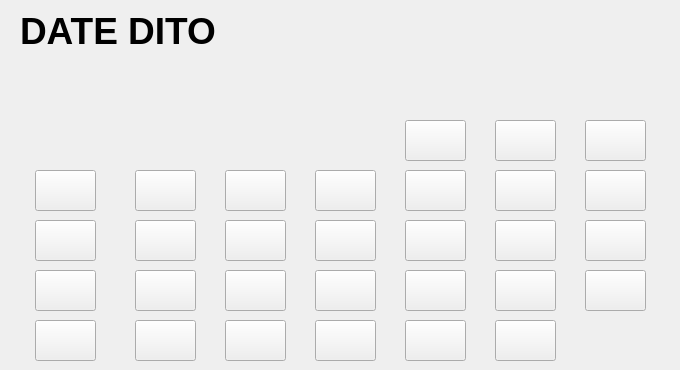
   <widget class="QWidget" name="calendar_page">
    <widget class="QLabel" name="cDate">
     <property name="geometry">
      <rect>
       <x>20</x>
       <y>-5</y>
       <width>211</width>
       <height>71</height>
      </rect>
     </property>
     <property name="font">
      <font>
       <pointsize>28</pointsize>
       <bold>true</bold>
      </font>
     </property>
     <property name="text">
      <string>DATE DITO</string>
     </property>
    </widget>
    <widget class="QLabel" name="line1">
     <property name="geometry">
      <rect>
       <x>20</x>
       <y>60</y>
       <width>651</width>
       <height>2</height>
      </rect>
     </property>
     <property name="text">
      <string/>
     </property>
     <property name="pixmap">
      <pixmap>images/main-window/black.png</pixmap>
     </property>
     <property name="scaledContents">
      <bool>true</bool>
     </property>
    </widget>
    <widget class="QLabel" name="sun">
     <property name="geometry">
      <rect>
       <x>30</x>
       <y>60</y>
       <width>80</width>
       <height>52</height>
      </rect>
     </property>
     <property name="text">
      <string/>
     </property>
     <property name="pixmap">
      <pixmap>images/main-window/days_str/52.png</pixmap>
     </property>
     <property name="scaledContents">
      <bool>true</bool>
     </property>
    </widget>
    <widget class="QLabel" name="sun_2">
     <property name="geometry">
      <rect>
       <x>125</x>
       <y>60</y>
       <width>80</width>
       <height>52</height>
      </rect>
     </property>
     <property name="text">
      <string/>
     </property>
     <property name="pixmap">
      <pixmap>images/main-window/days_str/53.png</pixmap>
     </property>
     <property name="scaledContents">
      <bool>true</bool>
     </property>
    </widget>
    <widget class="QLabel" name="sun_3">
     <property name="geometry">
      <rect>
       <x>215</x>
       <y>60</y>
       <width>80</width>
       <height>52</height>
      </rect>
     </property>
     <property name="text">
      <string/>
     </property>
     <property name="pixmap">
      <pixmap>images/main-window/days_str/54.png</pixmap>
     </property>
     <property name="scaledContents">
      <bool>true</bool>
     </property>
    </widget>
    <widget class="QLabel" name="sun_4">
     <property name="geometry">
      <rect>
       <x>305</x>
       <y>60</y>
       <width>80</width>
       <height>52</height>
      </rect>
     </property>
     <property name="text">
      <string/>
     </property>
     <property name="pixmap">
      <pixmap>images/main-window/days_str/55.png</pixmap>
     </property>
     <property name="scaledContents">
      <bool>true</bool>
     </property>
    </widget>
    <widget class="QLabel" name="sun_6">
     <property name="geometry">
      <rect>
       <x>395</x>
       <y>60</y>
       <width>80</width>
       <height>52</height>
      </rect>
     </property>
     <property name="text">
      <string/>
     </property>
     <property name="pixmap">
      <pixmap>images/main-window/days_str/56.png</pixmap>
     </property>
     <property name="scaledContents">
      <bool>true</bool>
     </property>
    </widget>
    <widget class="QLabel" name="sun_5">
     <property name="geometry">
      <rect>
       <x>485</x>
       <y>60</y>
       <width>80</width>
       <height>52</height>
      </rect>
     </property>
     <property name="text">
      <string/>
     </property>
     <property name="pixmap">
      <pixmap>images/main-window/days_str/57.png</pixmap>
     </property>
     <property name="scaledContents">
      <bool>true</bool>
     </property>
    </widget>
    <widget class="QLabel" name="sun_7">
     <property name="geometry">
      <rect>
       <x>575</x>
       <y>60</y>
       <width>80</width>
       <height>52</height>
      </rect>
     </property>
     <property name="text">
      <string/>
     </property>
     <property name="pixmap">
      <pixmap>images/main-window/days_str/58.png</pixmap>
     </property>
     <property name="scaledContents">
      <bool>true</bool>
     </property>
    </widget>
    <widget class="QLabel" name="line1_2">
     <property name="geometry">
      <rect>
       <x>20</x>
       <y>110</y>
       <width>651</width>
       <height>2</height>
      </rect>
     </property>
     <property name="text">
      <string/>
     </property>
     <property name="pixmap">
      <pixmap>images/main-window/black.png</pixmap>
     </property>
     <property name="scaledContents">
      <bool>true</bool>
     </property>
    </widget>
    <widget class="QPushButton" name="june1">
     <property name="enabled">
      <bool>true</bool>
     </property>
     <property name="geometry">
      <rect>
       <x>405</x>
       <y>120</y>
       <width>61</width>
       <height>41</height>
      </rect>
     </property>
     <property name="cursor">
      <cursorShape>PointingHandCursor</cursorShape>
     </property>
     <property name="mouseTracking">
      <bool>true</bool>
     </property>
     <property name="autoFillBackground">
      <bool>false</bool>
     </property>
     <property name="styleSheet">
      <string notr="true">QPushButton {
border-image:url(:/days/images/main-window/days_int/21.png);
}</string>
     </property>
     <property name="text">
      <string/>
     </property>
     <property name="iconSize">
      <size>
       <width>200</width>
       <height>80</height>
      </size>
     </property>
    </widget>
    <widget class="QPushButton" name="calendar_button_4">
     <property name="enabled">
      <bool>true</bool>
     </property>
     <property name="geometry">
      <rect>
       <x>405</x>
       <y>220</y>
       <width>61</width>
       <height>41</height>
      </rect>
     </property>
     <property name="cursor">
      <cursorShape>PointingHandCursor</cursorShape>
     </property>
     <property name="mouseTracking">
      <bool>true</bool>
     </property>
     <property name="autoFillBackground">
      <bool>false</bool>
     </property>
     <property name="styleSheet">
      <string notr="true">QPushButton {
border-image:url(:/buttons/images/main-window/days_int/43.png);
}
QPushButton:hover {
border-image:url(:/buttons/images/main-window/calendar_button/9.png);
}</string>
     </property>
     <property name="text">
      <string/>
     </property>
     <property name="iconSize">
      <size>
       <width>200</width>
       <height>80</height>
      </size>
     </property>
    </widget>
    <widget class="QPushButton" name="june8">
     <property name="enabled">
      <bool>true</bool>
     </property>
     <property name="geometry">
      <rect>
       <x>405</x>
       <y>170</y>
       <width>61</width>
       <height>41</height>
      </rect>
     </property>
     <property name="cursor">
      <cursorShape>PointingHandCursor</cursorShape>
     </property>
     <property name="mouseTracking">
      <bool>true</bool>
     </property>
     <property name="autoFillBackground">
      <bool>false</bool>
     </property>
     <property name="styleSheet">
      <string notr="true">QPushButton {
border-image:url(:/buttons/images/main-window/days_int/31.png);
}
QPushButton:hover {
border-image:url(:/buttons/images/main-window/calendar_button/9.png);
}</string>
     </property>
     <property name="text">
      <string/>
     </property>
     <property name="iconSize">
      <size>
       <width>200</width>
       <height>80</height>
      </size>
     </property>
    </widget>
    <widget class="QPushButton" name="calendar_button_6">
     <property name="enabled">
      <bool>true</bool>
     </property>
     <property name="geometry">
      <rect>
       <x>135</x>
       <y>320</y>
       <width>61</width>
       <height>41</height>
      </rect>
     </property>
     <property name="cursor">
      <cursorShape>PointingHandCursor</cursorShape>
     </property>
     <property name="mouseTracking">
      <bool>true</bool>
     </property>
     <property name="autoFillBackground">
      <bool>false</bool>
     </property>
     <property name="styleSheet">
      <string notr="true">QPushButton {
border-image:url(:/buttons/images/main-window/days_int/63.png);
}
QPushButton:hover {
border-image:url(:/buttons/images/main-window/calendar_button/9.png);
}</string>
     </property>
     <property name="text">
      <string/>
     </property>
     <property name="iconSize">
      <size>
       <width>200</width>
       <height>80</height>
      </size>
     </property>
    </widget>
    <widget class="QPushButton" name="june2">
     <property name="enabled">
      <bool>true</bool>
     </property>
     <property name="geometry">
      <rect>
       <x>495</x>
       <y>120</y>
       <width>61</width>
       <height>41</height>
      </rect>
     </property>
     <property name="cursor">
      <cursorShape>PointingHandCursor</cursorShape>
     </property>
     <property name="mouseTracking">
      <bool>true</bool>
     </property>
     <property name="autoFillBackground">
      <bool>false</bool>
     </property>
     <property name="styleSheet">
      <string notr="true">QPushButton {
border-image:url(:/days/images/main-window/days_int/22.png);
}

QPushButton:hover {
border-image:url(:/buttons/images/main-window/days_int/24.png);
}</string>
     </property>
     <property name="text">
      <string/>
     </property>
     <property name="iconSize">
      <size>
       <width>200</width>
       <height>80</height>
      </size>
     </property>
    </widget>
    <widget class="QPushButton" name="june3">
     <property name="enabled">
      <bool>true</bool>
     </property>
     <property name="geometry">
      <rect>
       <x>585</x>
       <y>120</y>
       <width>61</width>
       <height>41</height>
      </rect>
     </property>
     <property name="cursor">
      <cursorShape>PointingHandCursor</cursorShape>
     </property>
     <property name="mouseTracking">
      <bool>true</bool>
     </property>
     <property name="autoFillBackground">
      <bool>false</bool>
     </property>
     <property name="styleSheet">
      <string notr="true">QPushButton {
border-image:url(:/days/images/main-window/days_int/23.png);
}
</string>
     </property>
     <property name="text">
      <string/>
     </property>
     <property name="iconSize">
      <size>
       <width>200</width>
       <height>80</height>
      </size>
     </property>
    </widget>
    <widget class="QPushButton" name="calendar_button_5">
     <property name="enabled">
      <bool>true</bool>
     </property>
     <property name="geometry">
      <rect>
       <x>495</x>
       <y>170</y>
       <width>61</width>
       <height>41</height>
      </rect>
     </property>
     <property name="cursor">
      <cursorShape>PointingHandCursor</cursorShape>
     </property>
     <property name="mouseTracking">
      <bool>true</bool>
     </property>
     <property name="autoFillBackground">
      <bool>false</bool>
     </property>
     <property name="styleSheet">
      <string notr="true">QPushButton {
border-image:url(:/buttons/images/main-window/days_int/32.png);
}
QPushButton:hover {
border-image:url(:/buttons/images/main-window/calendar_button/9.png);
}</string>
     </property>
     <property name="text">
      <string/>
     </property>
     <property name="iconSize">
      <size>
       <width>200</width>
       <height>80</height>
      </size>
     </property>
    </widget>
    <widget class="QPushButton" name="calendar_button_8">
     <property name="enabled">
      <bool>true</bool>
     </property>
     <property name="geometry">
      <rect>
       <x>585</x>
       <y>170</y>
       <width>61</width>
       <height>41</height>
      </rect>
     </property>
     <property name="cursor">
      <cursorShape>PointingHandCursor</cursorShape>
     </property>
     <property name="mouseTracking">
      <bool>true</bool>
     </property>
     <property name="autoFillBackground">
      <bool>false</bool>
     </property>
     <property name="styleSheet">
      <string notr="true">QPushButton {
border-image:url(:/buttons/images/main-window/days_int/33.png);
}
QPushButton:hover {
border-image:url(:/buttons/images/main-window/calendar_button/9.png);
}</string>
     </property>
     <property name="text">
      <string/>
     </property>
     <property name="iconSize">
      <size>
       <width>200</width>
       <height>80</height>
      </size>
     </property>
    </widget>
    <widget class="QPushButton" name="calendar_button_9">
     <property name="enabled">
      <bool>true</bool>
     </property>
     <property name="geometry">
      <rect>
       <x>495</x>
       <y>220</y>
       <width>61</width>
       <height>41</height>
      </rect>
     </property>
     <property name="cursor">
      <cursorShape>PointingHandCursor</cursorShape>
     </property>
     <property name="mouseTracking">
      <bool>true</bool>
     </property>
     <property name="autoFillBackground">
      <bool>false</bool>
     </property>
     <property name="styleSheet">
      <string notr="true">QPushButton {
border-image:url(:/buttons/images/main-window/days_int/45.png);
}
QPushButton:hover {
border-image:url(:/buttons/images/main-window/calendar_button/9.png);
}</string>
     </property>
     <property name="text">
      <string/>
     </property>
     <property name="iconSize">
      <size>
       <width>200</width>
       <height>80</height>
      </size>
     </property>
    </widget>
    <widget class="QPushButton" name="calendar_button_10">
     <property name="enabled">
      <bool>true</bool>
     </property>
     <property name="geometry">
      <rect>
       <x>585</x>
       <y>220</y>
       <width>61</width>
       <height>41</height>
      </rect>
     </property>
     <property name="cursor">
      <cursorShape>PointingHandCursor</cursorShape>
     </property>
     <property name="mouseTracking">
      <bool>true</bool>
     </property>
     <property name="autoFillBackground">
      <bool>false</bool>
     </property>
     <property name="styleSheet">
      <string notr="true">QPushButton {
border-image:url(:/buttons/images/main-window/days_int/47.png);
}
QPushButton:hover {
border-image:url(:/buttons/images/main-window/calendar_button/9.png);
}</string>
     </property>
     <property name="text">
      <string/>
     </property>
     <property name="iconSize">
      <size>
       <width>200</width>
       <height>80</height>
      </size>
     </property>
    </widget>
    <widget class="QPushButton" name="calendar_button_11">
     <property name="enabled">
      <bool>true</bool>
     </property>
     <property name="geometry">
      <rect>
       <x>405</x>
       <y>270</y>
       <width>61</width>
       <height>41</height>
      </rect>
     </property>
     <property name="cursor">
      <cursorShape>PointingHandCursor</cursorShape>
     </property>
     <property name="mouseTracking">
      <bool>true</bool>
     </property>
     <property name="autoFillBackground">
      <bool>false</bool>
     </property>
     <property name="styleSheet">
      <string notr="true">QPushButton {
border-image:url(:/buttons/images/main-window/days_int/57.png);
}
QPushButton:hover {
border-image:url(:/buttons/images/main-window/calendar_button/9.png);
}</string>
     </property>
     <property name="text">
      <string/>
     </property>
     <property name="iconSize">
      <size>
       <width>200</width>
       <height>80</height>
      </size>
     </property>
    </widget>
    <widget class="QPushButton" name="calendar_button_12">
     <property name="enabled">
      <bool>true</bool>
     </property>
     <property name="geometry">
      <rect>
       <x>495</x>
       <y>270</y>
       <width>61</width>
       <height>41</height>
      </rect>
     </property>
     <property name="cursor">
      <cursorShape>PointingHandCursor</cursorShape>
     </property>
     <property name="mouseTracking">
      <bool>true</bool>
     </property>
     <property name="autoFillBackground">
      <bool>false</bool>
     </property>
     <property name="styleSheet">
      <string notr="true">QPushButton {
border-image:url(:/buttons/images/main-window/days_int/59.png);
}
QPushButton:hover {
border-image:url(:/buttons/images/main-window/calendar_button/9.png);
}</string>
     </property>
     <property name="text">
      <string/>
     </property>
     <property name="iconSize">
      <size>
       <width>200</width>
       <height>80</height>
      </size>
     </property>
    </widget>
    <widget class="QPushButton" name="calendar_button_13">
     <property name="enabled">
      <bool>true</bool>
     </property>
     <property name="geometry">
      <rect>
       <x>225</x>
       <y>320</y>
       <width>61</width>
       <height>41</height>
      </rect>
     </property>
     <property name="cursor">
      <cursorShape>PointingHandCursor</cursorShape>
     </property>
     <property name="mouseTracking">
      <bool>true</bool>
     </property>
     <property name="autoFillBackground">
      <bool>false</bool>
     </property>
     <property name="styleSheet">
      <string notr="true">QPushButton {
border-image:url(:/buttons/images/main-window/days_int/65.png);
}
QPushButton:hover {
border-image:url(:/buttons/images/main-window/calendar_button/9.png);
}</string>
     </property>
     <property name="text">
      <string/>
     </property>
     <property name="iconSize">
      <size>
       <width>200</width>
       <height>80</height>
      </size>
     </property>
    </widget>
    <widget class="QPushButton" name="calendar_button_14">
     <property name="enabled">
      <bool>true</bool>
     </property>
     <property name="geometry">
      <rect>
       <x>315</x>
       <y>320</y>
       <width>61</width>
       <height>41</height>
      </rect>
     </property>
     <property name="cursor">
      <cursorShape>PointingHandCursor</cursorShape>
     </property>
     <property name="mouseTracking">
      <bool>true</bool>
     </property>
     <property name="autoFillBackground">
      <bool>false</bool>
     </property>
     <property name="styleSheet">
      <string notr="true">QPushButton {
border-image:url(:/buttons/images/main-window/days_int/67.png);
}
QPushButton:hover {
border-image:url(:/buttons/images/main-window/calendar_button/9.png);
}</string>
     </property>
     <property name="text">
      <string/>
     </property>
     <property name="iconSize">
      <size>
       <width>200</width>
       <height>80</height>
      </size>
     </property>
    </widget>
    <widget class="QPushButton" name="calendar_button_15">
     <property name="enabled">
      <bool>true</bool>
     </property>
     <property name="geometry">
      <rect>
       <x>35</x>
       <y>170</y>
       <width>61</width>
       <height>41</height>
      </rect>
     </property>
     <property name="cursor">
      <cursorShape>PointingHandCursor</cursorShape>
     </property>
     <property name="mouseTracking">
      <bool>true</bool>
     </property>
     <property name="autoFillBackground">
      <bool>false</bool>
     </property>
     <property name="styleSheet">
      <string notr="true">QPushButton {
border-image:url(:/buttons/images/main-window/days_int/27.png);
}
QPushButton:hover {
border-image:url(:/buttons/images/main-window/calendar_button/9.png);
}</string>
     </property>
     <property name="text">
      <string/>
     </property>
     <property name="iconSize">
      <size>
       <width>200</width>
       <height>80</height>
      </size>
     </property>
    </widget>
    <widget class="QPushButton" name="calendar_button_16">
     <property name="enabled">
      <bool>true</bool>
     </property>
     <property name="geometry">
      <rect>
       <x>135</x>
       <y>170</y>
       <width>61</width>
       <height>41</height>
      </rect>
     </property>
     <property name="cursor">
      <cursorShape>PointingHandCursor</cursorShape>
     </property>
     <property name="mouseTracking">
      <bool>true</bool>
     </property>
     <property name="autoFillBackground">
      <bool>false</bool>
     </property>
     <property name="styleSheet">
      <string notr="true">QPushButton {
border-image:url(:/buttons/images/main-window/days_int/28.png);
}
QPushButton:hover {
border-image:url(:/buttons/images/main-window/calendar_button/9.png);
}</string>
     </property>
     <property name="text">
      <string/>
     </property>
     <property name="iconSize">
      <size>
       <width>200</width>
       <height>80</height>
      </size>
     </property>
    </widget>
    <widget class="QPushButton" name="calendar_button_17">
     <property name="enabled">
      <bool>true</bool>
     </property>
     <property name="geometry">
      <rect>
       <x>225</x>
       <y>170</y>
       <width>61</width>
       <height>41</height>
      </rect>
     </property>
     <property name="cursor">
      <cursorShape>PointingHandCursor</cursorShape>
     </property>
     <property name="mouseTracking">
      <bool>true</bool>
     </property>
     <property name="autoFillBackground">
      <bool>false</bool>
     </property>
     <property name="styleSheet">
      <string notr="true">QPushButton {
border-image:url(:/buttons/images/main-window/days_int/29.png);
}
QPushButton:hover {
border-image:url(:/buttons/images/main-window/calendar_button/9.png);
}</string>
     </property>
     <property name="text">
      <string/>
     </property>
     <property name="iconSize">
      <size>
       <width>200</width>
       <height>80</height>
      </size>
     </property>
    </widget>
    <widget class="QPushButton" name="calendar_button_18">
     <property name="enabled">
      <bool>true</bool>
     </property>
     <property name="geometry">
      <rect>
       <x>315</x>
       <y>170</y>
       <width>61</width>
       <height>41</height>
      </rect>
     </property>
     <property name="cursor">
      <cursorShape>PointingHandCursor</cursorShape>
     </property>
     <property name="mouseTracking">
      <bool>true</bool>
     </property>
     <property name="autoFillBackground">
      <bool>false</bool>
     </property>
     <property name="styleSheet">
      <string notr="true">QPushButton {
border-image:url(:/buttons/images/main-window/days_int/30.png);
}
QPushButton:hover {
border-image:url(:/buttons/images/main-window/calendar_button/9.png);
}</string>
     </property>
     <property name="text">
      <string/>
     </property>
     <property name="iconSize">
      <size>
       <width>200</width>
       <height>80</height>
      </size>
     </property>
    </widget>
    <widget class="QPushButton" name="calendar_button_19">
     <property name="enabled">
      <bool>true</bool>
     </property>
     <property name="geometry">
      <rect>
       <x>35</x>
       <y>220</y>
       <width>61</width>
       <height>41</height>
      </rect>
     </property>
     <property name="cursor">
      <cursorShape>PointingHandCursor</cursorShape>
     </property>
     <property name="mouseTracking">
      <bool>true</bool>
     </property>
     <property name="autoFillBackground">
      <bool>false</bool>
     </property>
     <property name="styleSheet">
      <string notr="true">QPushButton {
border-image:url(:/buttons/images/main-window/days_int/35.png);
}
QPushButton:hover {
border-image:url(:/buttons/images/main-window/calendar_button/9.png);
}</string>
     </property>
     <property name="text">
      <string/>
     </property>
     <property name="iconSize">
      <size>
       <width>200</width>
       <height>80</height>
      </size>
     </property>
    </widget>
    <widget class="QPushButton" name="calendar_button_20">
     <property name="enabled">
      <bool>true</bool>
     </property>
     <property name="geometry">
      <rect>
       <x>135</x>
       <y>220</y>
       <width>61</width>
       <height>41</height>
      </rect>
     </property>
     <property name="cursor">
      <cursorShape>PointingHandCursor</cursorShape>
     </property>
     <property name="mouseTracking">
      <bool>true</bool>
     </property>
     <property name="autoFillBackground">
      <bool>false</bool>
     </property>
     <property name="styleSheet">
      <string notr="true">QPushButton {
border-image:url(:/buttons/images/main-window/days_int/36.png);
}
QPushButton:hover {
border-image:url(:/buttons/images/main-window/calendar_button/9.png);
}</string>
     </property>
     <property name="text">
      <string/>
     </property>
     <property name="iconSize">
      <size>
       <width>200</width>
       <height>80</height>
      </size>
     </property>
    </widget>
    <widget class="QPushButton" name="calendar_button_21">
     <property name="enabled">
      <bool>true</bool>
     </property>
     <property name="geometry">
      <rect>
       <x>315</x>
       <y>220</y>
       <width>61</width>
       <height>41</height>
      </rect>
     </property>
     <property name="cursor">
      <cursorShape>PointingHandCursor</cursorShape>
     </property>
     <property name="mouseTracking">
      <bool>true</bool>
     </property>
     <property name="autoFillBackground">
      <bool>false</bool>
     </property>
     <property name="styleSheet">
      <string notr="true">QPushButton {
border-image:url(:/buttons/images/main-window/days_int/41.png);
}
QPushButton:hover {
border-image:url(:/buttons/images/main-window/calendar_button/9.png);
}</string>
     </property>
     <property name="text">
      <string/>
     </property>
     <property name="iconSize">
      <size>
       <width>200</width>
       <height>80</height>
      </size>
     </property>
    </widget>
    <widget class="QPushButton" name="calendar_button_22">
     <property name="enabled">
      <bool>true</bool>
     </property>
     <property name="geometry">
      <rect>
       <x>225</x>
       <y>220</y>
       <width>61</width>
       <height>41</height>
      </rect>
     </property>
     <property name="cursor">
      <cursorShape>PointingHandCursor</cursorShape>
     </property>
     <property name="mouseTracking">
      <bool>true</bool>
     </property>
     <property name="autoFillBackground">
      <bool>false</bool>
     </property>
     <property name="styleSheet">
      <string notr="true">QPushButton {
border-image:url(:/buttons/images/main-window/days_int/39.png);
}
QPushButton:hover {
border-image:url(:/buttons/images/main-window/calendar_button/9.png);
}</string>
     </property>
     <property name="text">
      <string/>
     </property>
     <property name="iconSize">
      <size>
       <width>200</width>
       <height>80</height>
      </size>
     </property>
    </widget>
    <widget class="QPushButton" name="calendar_button_23">
     <property name="enabled">
      <bool>true</bool>
     </property>
     <property name="geometry">
      <rect>
       <x>35</x>
       <y>270</y>
       <width>61</width>
       <height>41</height>
      </rect>
     </property>
     <property name="cursor">
      <cursorShape>PointingHandCursor</cursorShape>
     </property>
     <property name="mouseTracking">
      <bool>true</bool>
     </property>
     <property name="autoFillBackground">
      <bool>false</bool>
     </property>
     <property name="styleSheet">
      <string notr="true">QPushButton {
border-image:url(:/buttons/images/main-window/days_int/49.png);
}
QPushButton:hover {
border-image:url(:/buttons/images/main-window/calendar_button/9.png);
}</string>
     </property>
     <property name="text">
      <string/>
     </property>
     <property name="iconSize">
      <size>
       <width>200</width>
       <height>80</height>
      </size>
     </property>
    </widget>
    <widget class="QPushButton" name="calendar_button_24">
     <property name="enabled">
      <bool>true</bool>
     </property>
     <property name="geometry">
      <rect>
       <x>135</x>
       <y>270</y>
       <width>61</width>
       <height>41</height>
      </rect>
     </property>
     <property name="cursor">
      <cursorShape>PointingHandCursor</cursorShape>
     </property>
     <property name="mouseTracking">
      <bool>true</bool>
     </property>
     <property name="autoFillBackground">
      <bool>false</bool>
     </property>
     <property name="styleSheet">
      <string notr="true">QPushButton {
border-image:url(:/buttons/images/main-window/days_int/51.png);
}
QPushButton:hover {
border-image:url(:/buttons/images/main-window/calendar_button/9.png);
}</string>
     </property>
     <property name="text">
      <string/>
     </property>
     <property name="iconSize">
      <size>
       <width>200</width>
       <height>80</height>
      </size>
     </property>
    </widget>
    <widget class="QPushButton" name="calendar_button_25">
     <property name="enabled">
      <bool>true</bool>
     </property>
     <property name="geometry">
      <rect>
       <x>225</x>
       <y>270</y>
       <width>61</width>
       <height>41</height>
      </rect>
     </property>
     <property name="cursor">
      <cursorShape>PointingHandCursor</cursorShape>
     </property>
     <property name="mouseTracking">
      <bool>true</bool>
     </property>
     <property name="autoFillBackground">
      <bool>false</bool>
     </property>
     <property name="styleSheet">
      <string notr="true">QPushButton {
border-image:url(:/buttons/images/main-window/days_int/53.png);
}
QPushButton:hover {
border-image:url(:/buttons/images/main-window/calendar_button/9.png);
}</string>
     </property>
     <property name="text">
      <string/>
     </property>
     <property name="iconSize">
      <size>
       <width>200</width>
       <height>80</height>
      </size>
     </property>
    </widget>
    <widget class="QPushButton" name="calendar_button_26">
     <property name="enabled">
      <bool>true</bool>
     </property>
     <property name="geometry">
      <rect>
       <x>315</x>
       <y>270</y>
       <width>61</width>
       <height>41</height>
      </rect>
     </property>
     <property name="cursor">
      <cursorShape>PointingHandCursor</cursorShape>
     </property>
     <property name="mouseTracking">
      <bool>true</bool>
     </property>
     <property name="autoFillBackground">
      <bool>false</bool>
     </property>
     <property name="styleSheet">
      <string notr="true">QPushButton {
border-image:url(:/buttons/images/main-window/days_int/55.png);
}
QPushButton:hover {
border-image:url(:/buttons/images/main-window/calendar_button/9.png);
}</string>
     </property>
     <property name="text">
      <string/>
     </property>
     <property name="iconSize">
      <size>
       <width>200</width>
       <height>80</height>
      </size>
     </property>
    </widget>
    <widget class="QPushButton" name="calendar_button_27">
     <property name="enabled">
      <bool>true</bool>
     </property>
     <property name="geometry">
      <rect>
       <x>585</x>
       <y>270</y>
       <width>61</width>
       <height>41</height>
      </rect>
     </property>
     <property name="cursor">
      <cursorShape>PointingHandCursor</cursorShape>
     </property>
     <property name="mouseTracking">
      <bool>true</bool>
     </property>
     <property name="autoFillBackground">
      <bool>false</bool>
     </property>
     <property name="styleSheet">
      <string notr="true">QPushButton {
border-image:url(:/buttons/images/main-window/days_int/61.png);
}
QPushButton:hover {
border-image:url(:/buttons/images/main-window/calendar_button/9.png);
}</string>
     </property>
     <property name="text">
      <string/>
     </property>
     <property name="iconSize">
      <size>
       <width>200</width>
       <height>80</height>
      </size>
     </property>
    </widget>
    <widget class="QPushButton" name="calendar_button_28">
     <property name="enabled">
      <bool>true</bool>
     </property>
     <property name="geometry">
      <rect>
       <x>35</x>
       <y>320</y>
       <width>61</width>
       <height>41</height>
      </rect>
     </property>
     <property name="cursor">
      <cursorShape>PointingHandCursor</cursorShape>
     </property>
     <property name="mouseTracking">
      <bool>true</bool>
     </property>
     <property name="autoFillBackground">
      <bool>false</bool>
     </property>
     <property name="styleSheet">
      <string notr="true">QPushButton {
border-image:url(:/buttons/images/main-window/days_int/61.png);
}
QPushButton:hover {
border-image:url(:/buttons/images/main-window/calendar_button/9.png);
}</string>
     </property>
     <property name="text">
      <string/>
     </property>
     <property name="iconSize">
      <size>
       <width>200</width>
       <height>80</height>
      </size>
     </property>
    </widget>
    <widget class="QPushButton" name="calendar_button_7">
     <property name="enabled">
      <bool>true</bool>
     </property>
     <property name="geometry">
      <rect>
       <x>405</x>
       <y>320</y>
       <width>61</width>
       <height>41</height>
      </rect>
     </property>
     <property name="cursor">
      <cursorShape>PointingHandCursor</cursorShape>
     </property>
     <property name="mouseTracking">
      <bool>true</bool>
     </property>
     <property name="autoFillBackground">
      <bool>false</bool>
     </property>
     <property name="styleSheet">
      <string notr="true">QPushButton {
border-image:url(:/buttons/images/main-window/days_int/69.png)
}
QPushButton:hover {
border-image:url(:/buttons/images/main-window/calendar_button/9.png);
}</string>
     </property>
     <property name="text">
      <string/>
     </property>
     <property name="iconSize">
      <size>
       <width>200</width>
       <height>80</height>
      </size>
     </property>
    </widget>
    <widget class="QPushButton" name="calendar_button_29">
     <property name="enabled">
      <bool>true</bool>
     </property>
     <property name="geometry">
      <rect>
       <x>495</x>
       <y>320</y>
       <width>61</width>
       <height>41</height>
      </rect>
     </property>
     <property name="cursor">
      <cursorShape>PointingHandCursor</cursorShape>
     </property>
     <property name="mouseTracking">
      <bool>true</bool>
     </property>
     <property name="autoFillBackground">
      <bool>false</bool>
     </property>
     <property name="styleSheet">
      <string notr="true">QPushButton {
border-image:url(:/buttons/images/main-window/days_int/71.png);
}
QPushButton:hover {
border-image:url(:/buttons/images/main-window/calendar_button/9.png);
}</string>
     </property>
     <property name="text">
      <string/>
     </property>
     <property name="iconSize">
      <size>
       <width>200</width>
       <height>80</height>
      </size>
     </property>
    </widget>
   </widget>
